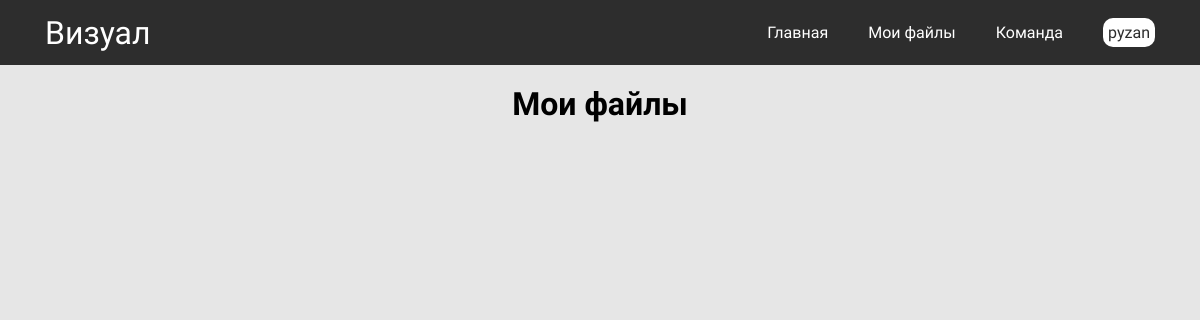
The app's page /my-files/ (signed in), older data.
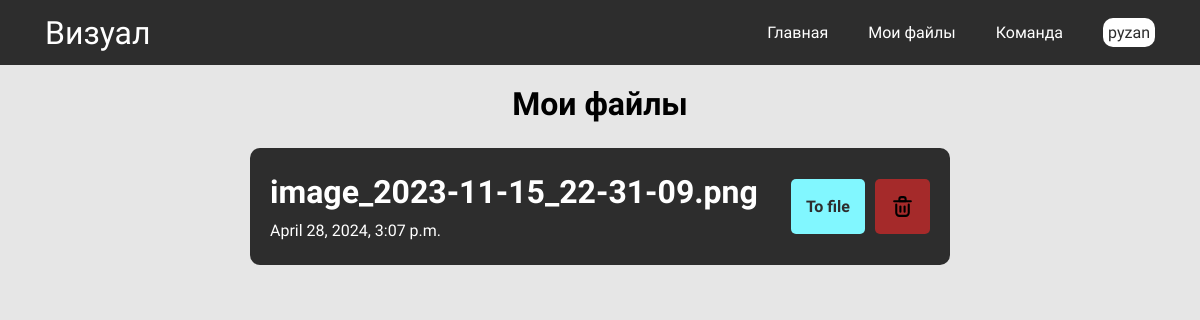
The same page, newer data.
### base/models.py (models this page shows, shortened)
class Document(models.Model):
    user = models.ForeignKey(User, on_delete=models.CASCADE)
    docfile = models.FileField()
    time = models.DateTimeField(auto_now_add=True)

### base/views.py (the view)
# urls.py: path('my-files/', files_view, name='files'),
def files_view(request):
    documents = Document.objects.filter(user=request.user).order_by('-time')
    return render(request, "my_files.html", {"documents": documents})

### base/templates/my_files.html (shortened to what this page needs)
{% load static %}
<!DOCTYPE html>
<html lang="ru">
<head>
</head>
<body>
    <header>
        <h1 class="logo">Визуал</h1>
        <div class="nav">
            <a class="nav_link" href="{% url 'index' %}">Главная</a>
            <a class="nav_link" href="#">Мои файлы</a>
            <a class="nav_link" href="#">Команда</a>
            {% if user.is_authenticated %}
            <a href="#" class="username">{{ user.username }}</a>
            {% else %}
            <a href="{% url 'login' %}" class="username">login</a>
            {% endif %}
        </div>
    </header>
    <div class="main">
        <ul class="list">
            <h1 style="margin: 0; margin-top: 10px;">Мои файлы</h1>
            {% for doc in documents %}
            <li class="item">
                <div>
                    <h1 class="filename">{{ doc.docfile.name }}</h1>
                    <p class="filedata">{{ doc.time }}</p>
                </div>
                <div style="display: flex; gap: 10px;">
                    <a href="{% url 'visualization' file_id=doc.id %}" class="to-file">To file</a>
                    <a href="{% url 'delete_file' file_id=doc.id %}" class="delete-file"><img src="{% static 'delete.svg' %}" width="25"></a>
                </div>
            </li>
            {% endfor %}
        </ul>
    </div>
</body>
</html>

Row changes from the older to the newer data that the page shows:
added Document: docfile.name "image_2023-11-15_22-31-09.png", time "April 28, 2024, 3:07 p.m."
